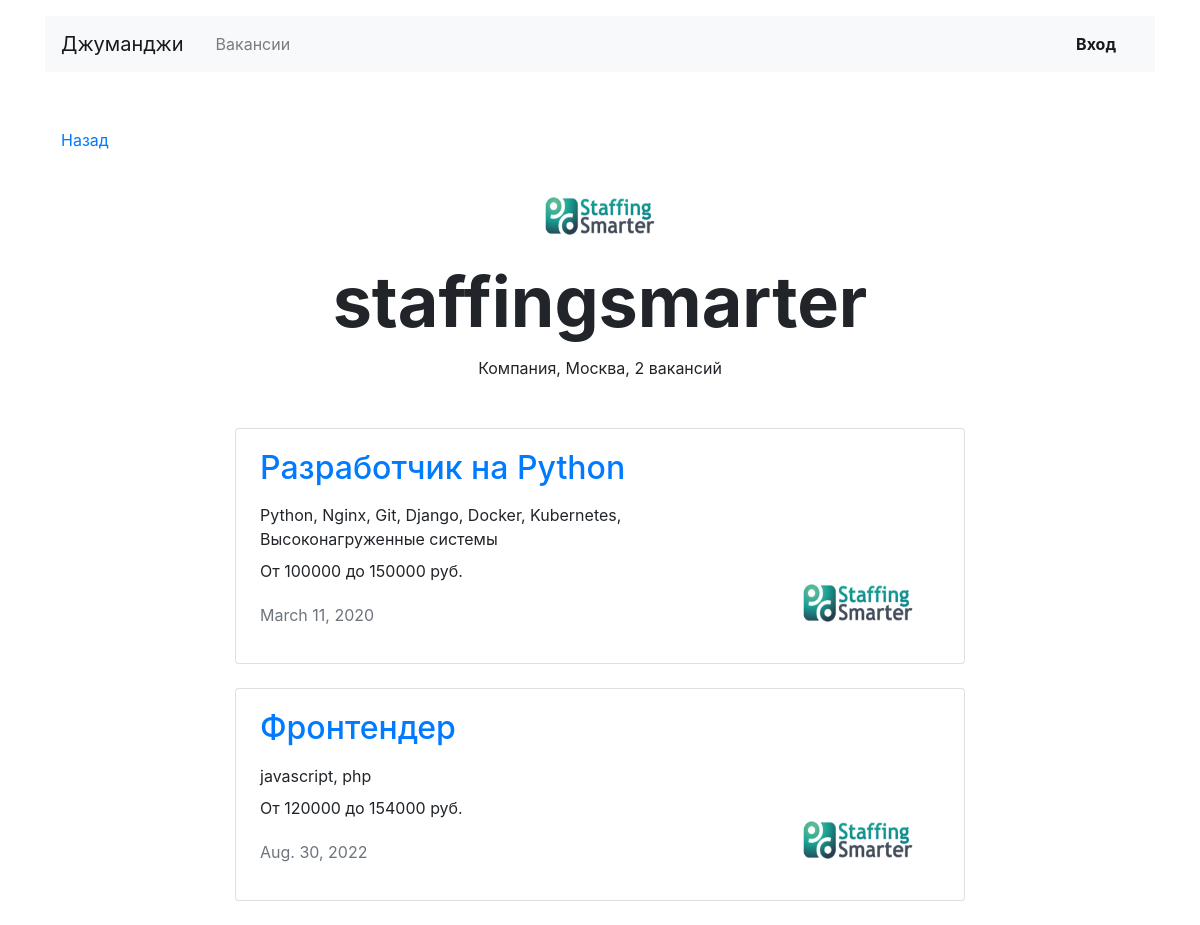
Page /companies/3/ on the committed database.
### vacancy_app/models.py (models this page shows)
class Company(models.Model):
    name = models.CharField(max_length=64)
    location = models.CharField(max_length=40)
    logo = models.ImageField(upload_to=MEDIA_COMPANY_IMAGE_DIR)
    description = models.TextField()
    employee_count = models.PositiveIntegerField()
    owner = models.OneToOneField(User, on_delete=models.CASCADE, null=True)

class Vacancy(models.Model):
    title = models.CharField(max_length=80)
    specialty = ForeignKey(Specialty, on_delete=models.CASCADE, related_name="vacancies")
    company = ForeignKey(Company, on_delete=models.CASCADE, related_name="vacancies")
    skills = models.TextField()
    description = models.TextField()
    salary_min = models.PositiveIntegerField()
    salary_max = models.PositiveIntegerField()
    published_at = models.DateField()

### vacancy_app/views.py (the view)
# urls.py: path('companies/<int:company_id>/', company_view, name='company'),
def company_view(request, company_id):
    context = {}
    company = Company.objects.get(id=company_id)
    context['company'] = company
    context['vacancies'] = Vacancy.objects.filter(company__id=company_id)
    return render(request, "vacancy_app/company.html", context=context)

### vacancy_app/templates/vacancy_app/company.html
{% extends 'base.html' %}
{% block container %}
  <main class="container mt-3">
    <div class="navbar mt-5">
      <p><a href="{{request.META.HTTP_REFERER}}">Назад</a></p>
    </div>
    <section>
      <div class="text-center">
        <img src="{{ company.logo.url }}" width="130" height="80" alt="{{ company.logo }}">
      </div>
      <h1 class="h1 text-center mx-auto mt-0 pt-1" style="font-size: 70px;"><strong>{{ company.name }}</strong></h1>
      <p class="text-center pt-1">Компания, {{ company.location }}, {{ company.vacancies.count }} вакансий</p>
      <div class="row mt-5">
        <div class="col-12 col-lg-8 offset-lg-2 m-auto">
          {% for vacancy in vacancies %}
          <div class="card mb-4">
            <div class="card-body px-4">
              <div class="row">
                <div class="col-12 col-md-8 col-lg-9">
                  <a href="/vacancies/{{ vacancy.id }}"> <h2 class="h2 pb-2">{{ vacancy.title }}</h2></a>
                  <p class="mb-2">{{ vacancy.skills }}</p>
                  <p>От {{ vacancy.salary_min }} до {{ vacancy.salary_max }} руб.</p>
                  <p class="text-muted pt-1">{{ vacancy.published_at }}</p>
                </div>
                <div class="col-12 col-md-4 col-lg-3 d-flex align-items-end">
                  <img src="{{ company.logo.url }}" width="130" height="80" alt="{{ company.logo }}">
                </div>
              </div>
            </div>
          </div>
          {% endfor %}
        </div>
      </div>
    </section>
  </main>
{% endblock %}

### rows in the picture
Company: logo (picture), name "staffingsmarter", location "Москва", vacancies.count "2"
Vacancy: title "Разработчик на Python", skills "Python, Nginx, Git, Django, Docker, Kubernetes, Высоконагруженные системы", salary_min "100000", salary_max "150000", published_at "March 11, 2020", logo (picture)
Vacancy: title "Фронтендер", skills "javascript, php", salary_min "120000", salary_max "154000", published_at "Aug. 30, 2022", logo (picture)
